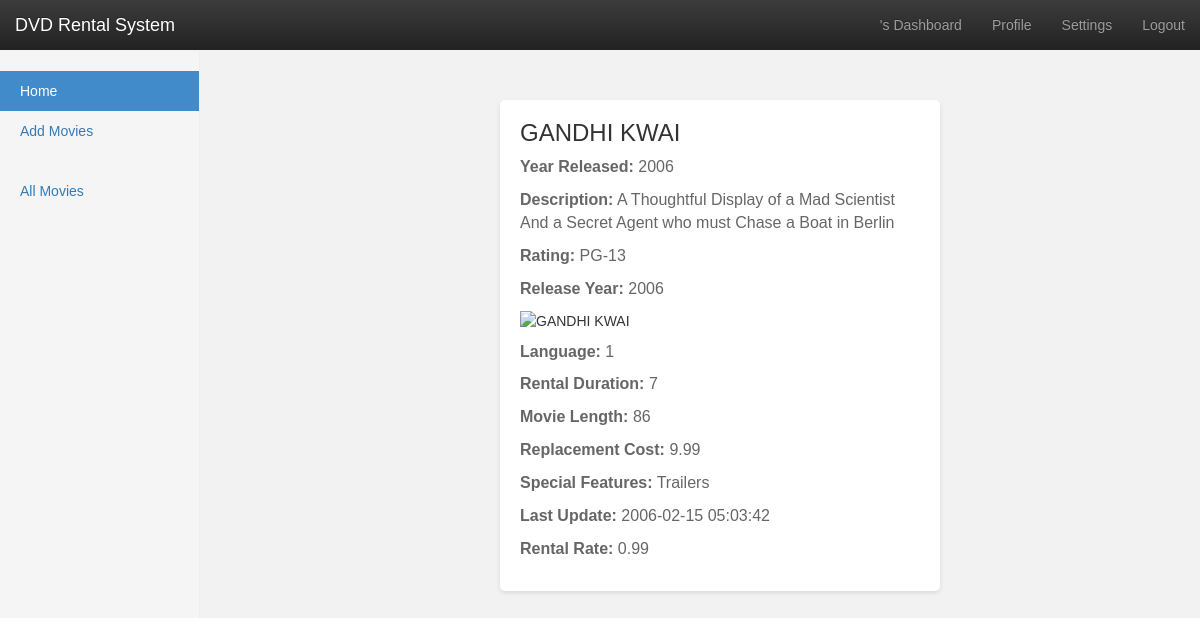
The page /movie_description.php?id=348 on the database its author committed.
### tables this page shows
CREATE TABLE `film` (
  `film_id` smallint(5) UNSIGNED NOT NULL,
  `title` varchar(128) NOT NULL,
  `description` text DEFAULT NULL,
  `release_year` year(4) DEFAULT NULL,
  `language_id` tinyint(3) UNSIGNED NOT NULL,
  `original_language_id` tinyint(3) UNSIGNED DEFAULT NULL,
  `rental_duration` tinyint(3) UNSIGNED NOT NULL DEFAULT 3,
  `rental_rate` decimal(4,2) NOT NULL DEFAULT 4.99,
  `length` smallint(5) UNSIGNED DEFAULT NULL,
  `replacement_cost` decimal(5,2) NOT NULL DEFAULT 19.99,
  `rating` enum('G','PG','PG-13','R','NC-17') DEFAULT 'G',
  `special_features` set('Trailers','Commentaries','Deleted Scenes','Behind the Scenes') DEFAULT NULL,
  `last_update` timestamp NOT NULL DEFAULT current_timestamp() ON UPDATE current_timestamp()
);

### movie_description.php (the view, shortened to what this page needs)
<?php
include('sys/db_conn.php');
include('nav.php');
?>
<!DOCTYPE html>
<html>
<head>
</head>
<body>
<?php
if (isset($_GET['id'])) {
    $movie_id = $_GET['id'];
    $query = "SELECT * FROM film WHERE film_id = ?";
    $stmt = $connection->prepare($query);
    $stmt->bind_param("i", $movie_id);
    $stmt->execute();
    $result = $stmt->get_result();
    if ($result->num_rows > 0) {
        $row = $result->fetch_assoc();
        echo "<div class='movie-details'>";
        echo "<h1>" . $row['title'] . "</h1>";
        echo "<p><strong>Year Released:</strong> " . $row['release_year'] . "</p>";
        echo "<p><strong>Description:</strong> " . $row['description'] . "</p>";
        echo "<p><strong>Rating:</strong> " . $row['rating'] . "</p>";
        echo "<p><strong>Release Year:</strong> " . $row['release_year'] . "</p>";
        echo "<img src='" . $row['language_id'] . "' alt='" . $row['title'] . "'>";
        echo "<p><strong>Language:</strong> " . $row['language_id'] . "</p>";
        echo "<p><strong>Rental Duration:</strong> " . $row['rental_duration'] . "</p>";
        echo "<p><strong>Movie Length:</strong> " . $row['length'] . "</p>";
        echo "<p><strong>Replacement Cost:</strong> " . $row['replacement_cost'] . "</p>";
        echo "<p><strong>Special Features:</strong> " . $row['special_features'] . "</p>";
        echo "<p><strong> Last Update:</strong> " . $row['last_update'] . "</p>";
        echo "<p><strong>Rental Rate:</strong> " . $row['rental_rate'] . "</p>";
        echo "</div>";
    } else {
        echo "<p>Movie not found.</p>";
    }
} else {
    echo "<p>Invalid movie ID.</p>";
}
?>
</body>
</html>

### style/dashboard.css (style rules this page uses)
body { padding-top: 50px; }

### movie_description.php (style rules this page uses)
body { font-family: Arial, sans-serif; background-color: #f2f2f2; margin: 0; padding: 20px; max-width: 80%; overflow-x: hidden; }
@media (min-width: 768px) { body { padding-left: 500px; padding-top: 100px; } }
h1 { color: #333; font-size: 24px; margin-bottom: 10px; }
p { color: #666; font-size: 16px; margin-bottom: 5px; }
img { max-width: 300px; height: auto; margin-bottom: 10px; }
.movie-details { background-color: #fff; padding: 20px; border-radius: 5px; box-shadow: 0 2px 4px rgba(0, 0, 0, 0.1); }
.movie-details h1 { margin-top: 0; }
.movie-details p { margin-bottom: 10px; }

### rows shown on the page
film: title "GANDHI KWAI", release_year "2006", description "A Thoughtful Display of a Mad Scientist And a Secret Agent who must Chase a Boat in Berlin", rating "PG-13", language "1", rental_duration "7", length "86", replacement_cost "9.99", special_features "Trailers", last_update "2006-02-15 05:03:42", rental_rate "0.99"
